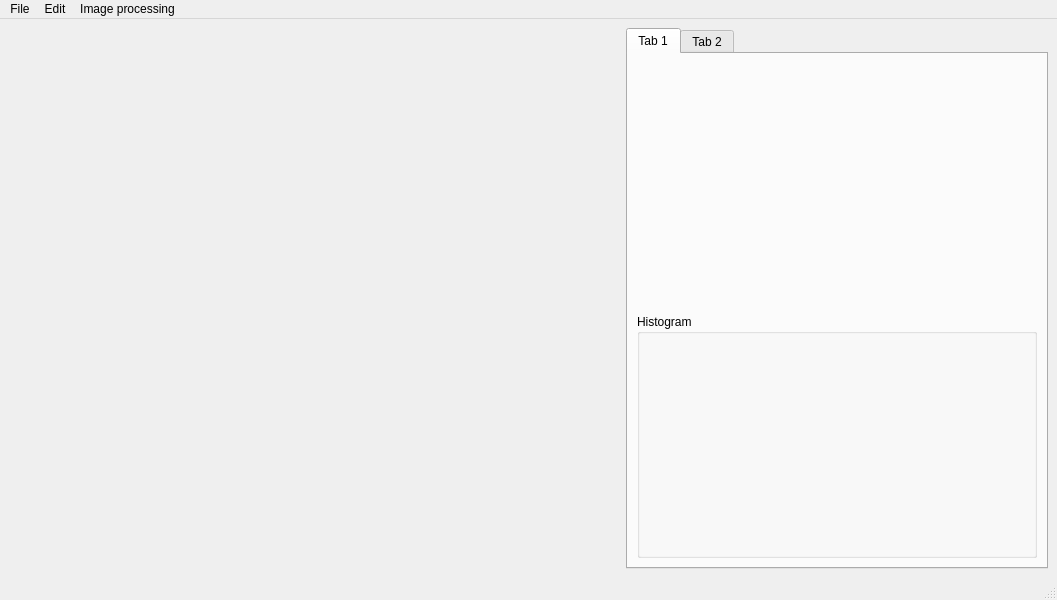
<?xml version="1.0" encoding="UTF-8"?>
<ui version="4.0">
 <class>MainWindow</class>
 <widget class="QMainWindow" name="MainWindow">
  <property name="geometry">
   <rect>
    <x>0</x>
    <y>0</y>
    <width>1057</width>
    <height>600</height>
   </rect>
  </property>
  <property name="windowTitle">
   <string>MainWindow</string>
  </property>
  <widget class="QWidget" name="centralwidget">
   <layout class="QHBoxLayout" name="horizontalLayout_3">
    <item>
     <widget class="QWidget" name="imagewidget" native="true">
      <property name="sizePolicy">
       <sizepolicy hsizetype="Expanding" vsizetype="Expanding">
        <horstretch>0</horstretch>
        <verstretch>0</verstretch>
       </sizepolicy>
      </property>
      <property name="minimumSize">
       <size>
        <width>600</width>
        <height>400</height>
       </size>
      </property>
     </widget>
    </item>
    <item>
     <widget class="QTabWidget" name="tabWidget">
      <property name="sizePolicy">
       <sizepolicy hsizetype="Fixed" vsizetype="Expanding">
        <horstretch>0</horstretch>
        <verstretch>0</verstretch>
       </sizepolicy>
      </property>
      <widget class="QWidget" name="histogramTab">
       <attribute name="title">
        <string>Tab 1</string>
       </attribute>
       <layout class="QVBoxLayout" name="verticalLayout">
        <item>
         <widget class="QWidget" name="histogramwidget" native="true">
          <property name="minimumSize">
           <size>
            <width>400</width>
            <height>200</height>
           </size>
          </property>
         </widget>
        </item>
        <item>
         <widget class="QGroupBox" name="histogramProperty">
          <property name="title">
           <string>Histogram</string>
          </property>
         </widget>
        </item>
       </layout>
      </widget>
      <widget class="QWidget" name="tab_6">
       <attribute name="title">
        <string>Tab 2</string>
       </attribute>
      </widget>
     </widget>
    </item>
   </layout>
  </widget>
  <widget class="QMenuBar" name="menubar">
   <property name="geometry">
    <rect>
     <x>0</x>
     <y>0</y>
     <width>1057</width>
     <height>26</height>
    </rect>
   </property>
   <widget class="QMenu" name="menuFile">
    <property name="title">
     <string>File</string>
    </property>
    <addaction name="actionOpen"/>
    <addaction name="separator"/>
    <addaction name="actionExit"/>
   </widget>
   <widget class="QMenu" name="menuEdit">
    <property name="title">
     <string>Edit</string>
    </property>
    <addaction name="actionRevert"/>
   </widget>
   <widget class="QMenu" name="menuImage_processing">
    <property name="title">
     <string>Image processing</string>
    </property>
    <widget class="QMenu" name="menuPoint_transformation">
     <property name="title">
      <string>Point transformation</string>
     </property>
     <addaction name="actionAdditive"/>
     <addaction name="actionMultiplicative"/>
    </widget>
    <widget class="QMenu" name="menuGrayscale">
     <property name="title">
      <string>Grayscale</string>
     </property>
     <addaction name="actionLuminosity"/>
     <addaction name="actionLightness"/>
     <addaction name="actionAverage"/>
    </widget>
    <widget class="QMenu" name="menuFilter">
     <property name="title">
      <string>Filter</string>
     </property>
     <widget class="QMenu" name="menuSobel">
      <property name="title">
       <string>Sobel</string>
      </property>
      <addaction name="actionHorizontal"/>
      <addaction name="actionVertical"/>
     </widget>
     <addaction name="actionMean"/>
     <addaction name="actionMedian"/>
     <addaction name="menuSobel"/>
     <addaction name="actionSharpen"/>
     <addaction name="actionGaussian_Blur"/>
     <addaction name="actionCustom"/>
    </widget>
    <addaction name="menuPoint_transformation"/>
    <addaction name="actionBrightness"/>
    <addaction name="menuGrayscale"/>
    <addaction name="menuFilter"/>
   </widget>
   <addaction name="menuFile"/>
   <addaction name="menuEdit"/>
   <addaction name="menuImage_processing"/>
  </widget>
  <widget class="QStatusBar" name="statusbar"/>
  <action name="actionOpen">
   <property name="text">
    <string>Open</string>
   </property>
   <property name="shortcut">
    <string>Ctrl+O</string>
   </property>
  </action>
  <action name="actionSave">
   <property name="text">
    <string>Save</string>
   </property>
   <property name="shortcut">
    <string>Ctrl+S</string>
   </property>
  </action>
  <action name="actionExit">
   <property name="text">
    <string>Exit</string>
   </property>
   <property name="shortcut">
    <string>Ctrl+Q</string>
   </property>
  </action>
  <action name="actionRevert">
   <property name="text">
    <string>Revert</string>
   </property>
   <property name="shortcut">
    <string>Ctrl+Backspace</string>
   </property>
  </action>
  <action name="actionAdditive">
   <property name="text">
    <string>Additive</string>
   </property>
  </action>
  <action name="actionMultiplicative">
   <property name="text">
    <string>Multiplicative</string>
   </property>
  </action>
  <action name="actionBrightness">
   <property name="text">
    <string>Brightness</string>
   </property>
  </action>
  <action name="actionLuminosity">
   <property name="text">
    <string>Luminosity</string>
   </property>
  </action>
  <action name="actionLightness">
   <property name="text">
    <string>Lightness</string>
   </property>
  </action>
  <action name="actionAverage">
   <property name="text">
    <string>Average</string>
   </property>
  </action>
  <action name="actionMean">
   <property name="text">
    <string>Mean</string>
   </property>
  </action>
  <action name="actionMedian">
   <property name="text">
    <string>Median</string>
   </property>
  </action>
  <action name="actionHorizontal">
   <property name="text">
    <string>Horizontal</string>
   </property>
  </action>
  <action name="actionVertical">
   <property name="text">
    <string>Vertical</string>
   </property>
  </action>
  <action name="actionSharpen">
   <property name="text">
    <string>Sharpen</string>
   </property>
  </action>
  <action name="actionGaussian_Blur">
   <property name="text">
    <string>Gaussian Blur</string>
   </property>
  </action>
  <action name="actionCustom">
   <property name="text">
    <string>Custom</string>
   </property>
  </action>
 </widget>
 <resources/>
 <connections/>
</ui>
